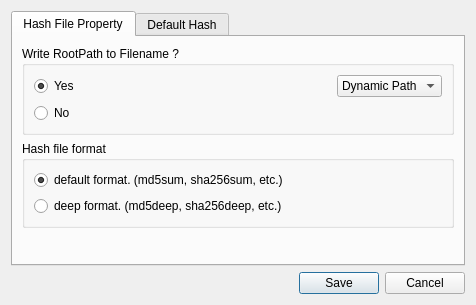
<?xml version="1.0" encoding="UTF-8"?>
<ui version="4.0">
 <class>Properties</class>
 <widget class="QDialog" name="Properties">
  <property name="geometry">
   <rect>
    <x>0</x>
    <y>0</y>
    <width>476</width>
    <height>305</height>
   </rect>
  </property>
  <property name="windowTitle">
   <string>Dialog</string>
  </property>
  <property name="windowIcon">
   <iconset resource="ResourceCheckSumJack.qrc">
    <normaloff>:/new/prefix1/icon/properties.png</normaloff>:/new/prefix1/icon/properties.png</iconset>
  </property>
  <layout class="QVBoxLayout" name="verticalLayout_7">
   <item>
    <widget class="QTabWidget" name="tabWidget">
     <property name="currentIndex">
      <number>0</number>
     </property>
     <widget class="QWidget" name="tabHashFile">
      <attribute name="title">
       <string>Hash File Property</string>
      </attribute>
      <layout class="QVBoxLayout" name="verticalLayout_6">
       <item>
        <layout class="QVBoxLayout" name="verticalLayout_5">
         <item>
          <layout class="QVBoxLayout" name="verticalLayout_4">
           <item>
            <widget class="QGroupBox" name="groupBox">
             <property name="title">
              <string>Write RootPath to Filename ?</string>
             </property>
             <layout class="QVBoxLayout" name="verticalLayout_3">
              <item>
               <layout class="QVBoxLayout" name="verticalLayout">
                <item>
                 <layout class="QHBoxLayout" name="horizontalLayout">
                  <item>
                   <widget class="QRadioButton" name="radioYes">
                    <property name="text">
                     <string>Yes</string>
                    </property>
                    <property name="checked">
                     <bool>true</bool>
                    </property>
                   </widget>
                  </item>
                  <item>
                   <spacer name="horizontalSpacer">
                    <property name="orientation">
                     <enum>Qt::Horizontal</enum>
                    </property>
                    <property name="sizeHint" stdset="0">
                     <size>
                      <width>40</width>
                      <height>20</height>
                     </size>
                    </property>
                   </spacer>
                  </item>
                  <item>
                   <widget class="QComboBox" name="comboBoxRootPath">
                    <item>
                     <property name="text">
                      <string>Dynamic Path</string>
                     </property>
                    </item>
                    <item>
                     <property name="text">
                      <string>Static Path</string>
                     </property>
                    </item>
                   </widget>
                  </item>
                 </layout>
                </item>
                <item>
                 <widget class="QRadioButton" name="radioNo">
                  <property name="text">
                   <string>No</string>
                  </property>
                 </widget>
                </item>
               </layout>
              </item>
             </layout>
            </widget>
           </item>
           <item>
            <widget class="QGroupBox" name="groupBox_2">
             <property name="title">
              <string>Hash file format</string>
             </property>
             <layout class="QVBoxLayout" name="verticalLayout_2">
              <item>
               <widget class="QRadioButton" name="radiodefault">
                <property name="text">
                 <string>default format. (md5sum, sha256sum, etc.)</string>
                </property>
                <property name="checked">
                 <bool>true</bool>
                </property>
               </widget>
              </item>
              <item>
               <widget class="QRadioButton" name="radiodeep">
                <property name="enabled">
                 <bool>true</bool>
                </property>
                <property name="text">
                 <string>deep format. (md5deep, sha256deep, etc.)</string>
                </property>
                <property name="checkable">
                 <bool>true</bool>
                </property>
               </widget>
              </item>
             </layout>
            </widget>
           </item>
          </layout>
         </item>
         <item>
          <spacer name="verticalSpacer">
           <property name="orientation">
            <enum>Qt::Vertical</enum>
           </property>
           <property name="sizeHint" stdset="0">
            <size>
             <width>17</width>
             <height>13</height>
            </size>
           </property>
          </spacer>
         </item>
        </layout>
       </item>
      </layout>
     </widget>
     <widget class="QWidget" name="tabDefaulHash">
      <attribute name="title">
       <string>Default Hash</string>
      </attribute>
      <layout class="QVBoxLayout" name="verticalLayout_9">
       <item>
        <widget class="QGroupBox" name="groupBox_3">
         <property name="title">
          <string>Select default Hash</string>
         </property>
         <layout class="QVBoxLayout" name="verticalLayout_10">
          <item>
           <layout class="QVBoxLayout" name="verticalLayout_8">
            <item>
             <layout class="QHBoxLayout" name="horizontalLayout_2">
              <item>
               <widget class="QComboBox" name="comboBoxHashTyp">
                <item>
                 <property name="text">
                  <string>MD5</string>
                 </property>
                </item>
                <item>
                 <property name="text">
                  <string>SHA-1</string>
                 </property>
                </item>
                <item>
                 <property name="text">
                  <string>RIPEMD-160</string>
                 </property>
                </item>
                <item>
                 <property name="text">
                  <string>SHA224</string>
                 </property>
                </item>
                <item>
                 <property name="text">
                  <string>SHA256</string>
                 </property>
                </item>
                <item>
                 <property name="text">
                  <string>SHA384</string>
                 </property>
                </item>
                <item>
                 <property name="text">
                  <string>SHA512</string>
                 </property>
                </item>
                <item>
                 <property name="text">
                  <string>WHIRLPOOL</string>
                 </property>
                </item>
               </widget>
              </item>
              <item>
               <spacer name="horizontalSpacer_2">
                <property name="orientation">
                 <enum>Qt::Horizontal</enum>
                </property>
                <property name="sizeHint" stdset="0">
                 <size>
                  <width>40</width>
                  <height>20</height>
                 </size>
                </property>
               </spacer>
              </item>
             </layout>
            </item>
            <item>
             <spacer name="verticalSpacer_2">
              <property name="orientation">
               <enum>Qt::Vertical</enum>
              </property>
              <property name="sizeHint" stdset="0">
               <size>
                <width>20</width>
                <height>40</height>
               </size>
              </property>
             </spacer>
            </item>
           </layout>
          </item>
         </layout>
        </widget>
       </item>
      </layout>
     </widget>
    </widget>
   </item>
   <item>
    <widget class="QDialogButtonBox" name="buttonBox">
     <property name="orientation">
      <enum>Qt::Horizontal</enum>
     </property>
     <property name="standardButtons">
      <set>QDialogButtonBox::Cancel|QDialogButtonBox::Save</set>
     </property>
    </widget>
   </item>
  </layout>
 </widget>
 <resources>
  <include location="ResourceCheckSumJack.qrc"/>
 </resources>
 <connections>
  <connection>
   <sender>buttonBox</sender>
   <signal>accepted()</signal>
   <receiver>Properties</receiver>
   <slot>accept()</slot>
   <hints>
    <hint type="sourcelabel">
     <x>164</x>
     <y>231</y>
    </hint>
    <hint type="destinationlabel">
     <x>157</x>
     <y>260</y>
    </hint>
   </hints>
  </connection>
  <connection>
   <sender>buttonBox</sender>
   <signal>rejected()</signal>
   <receiver>Properties</receiver>
   <slot>reject()</slot>
   <hints>
    <hint type="sourcelabel">
     <x>164</x>
     <y>231</y>
    </hint>
    <hint type="destinationlabel">
     <x>286</x>
     <y>260</y>
    </hint>
   </hints>
  </connection>
 </connections>
</ui>
